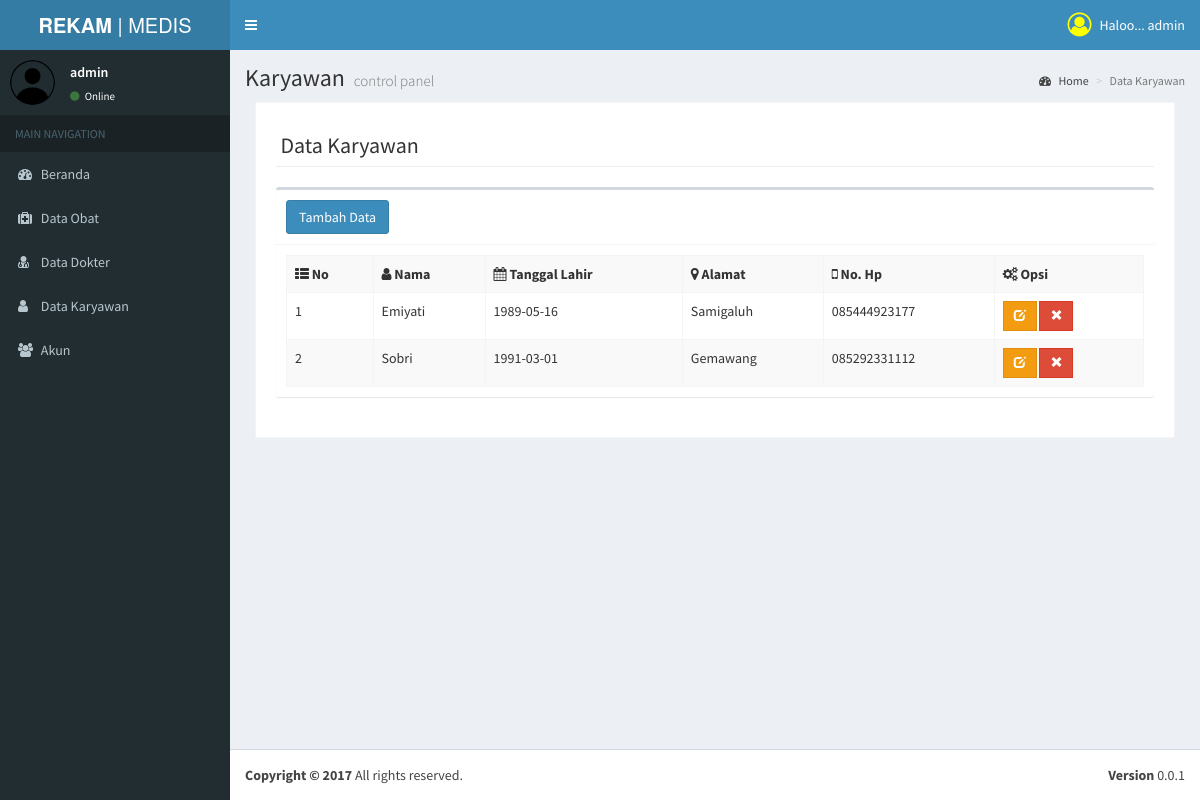
Screenshot of /admin/index.php?m=dataKaryawan (signed in) with the database file from the repository.
### tables this page shows
CREATE TABLE IF NOT EXISTS `tb_karyawan` (
`id_karyawan` tinyint(4) NOT NULL,
  `nama` varchar(30) NOT NULL,
  `tgl_lahir` date NOT NULL,
  `alamat` varchar(30) NOT NULL,
  `no_hp` varchar(15) NOT NULL,
  `username` varchar(20) DEFAULT NULL
);

### admin/pages/md/dataKaryawan.php (the view, shortened to what this page needs)
<link rel="stylesheet" href="../css/sweetalert.css" media="screen" title="no title">
<?php
include"../backend/koneksi.php";
 ?>
<div class="content-wrapper">
  <section class="content-header">
    <h1>
      Karyawan
        <small>control panel</small>
    </h1>
    <ol class="breadcrumb">
      <li><a href="index.php"><i class="fa fa-dashboard"></i> Home</a></li>
      <li class="active">Data Karyawan</li>
    </ol>
  </section>
<section class="invoice">
    <div class="row">
      <div class="col-xs-12">
        <h2 class="page-header">
          <i class="fa "></i> Data Karyawan
        </h2>
        <div class="box">
          <div class="box-header with-border">
            <h3 class="box-title">
              <button class="btn btn-primary" data-toggle="modal" data-target="#tambahKaryawan">
                Tambah Data
              </button>
            </h3>
          </div>
          <div class="box-body">
            <table class="table table-bordered table-striped">
              <tr>
                <th><span class="fa fa-th-list"></span> No</th>
                <th><span class="fa fa-user"></span> Nama</th>
                <th><span class="fa fa-calendar"></span> Tanggal Lahir</th>
                <th><span class="fa fa-map-marker"></span> Alamat</th>
                <th><span class="fa fa-mobile"></span> No. Hp</th>
                <th><span class="fa fa-cogs"></span> Opsi</th>
              </tr>
              <?php
              $n=1;
              $query = mysqli_query($koneksi,"select * from tb_karyawan order by nama asc ");
              while ($row=mysqli_fetch_object($query))
              {
               ?>
               <tr>
                 <td> <?php echo $n ?> </td>
                 <td><?php echo "$row->nama"?></td>
                 <td><?php echo "$row->tgl_lahir"?></td>
                 <td><?php echo "$row->alamat"?></td>
                 <td><?php echo "$row->no_hp"?></td>
                 <td>
               <form class="" action="" method="post">
                 <button type="button" class="btn btn-warning btn-flat btn-sm" onclick="editKaryawan(<?php echo $row->id_karyawan; ?>)">
                   <i class="glyphicon glyphicon-edit"></i>
                 </button>
                 <button type="submit" class="btn btn-danger btn-flat btn-sm" name="hapus">
                   <i class="glyphicon glyphicon-remove"></i>
                 </button>
               </form>
            </td>
           </tr>
           <?php
           $n= $n+1;
            	}
             ?>
            </table>
          </div>
        </div>
      </div>
    </div>
    </section>
</div>

### rows the page displays
tb_karyawan: nama "Emiyati", tgl_lahir "1989-05-16", alamat "Samigaluh", no_hp "085444923177"
tb_karyawan: nama "Sobri", tgl_lahir "1991-03-01", alamat "Gemawang", no_hp "085292331112"

### other values shown
$username "admin"
